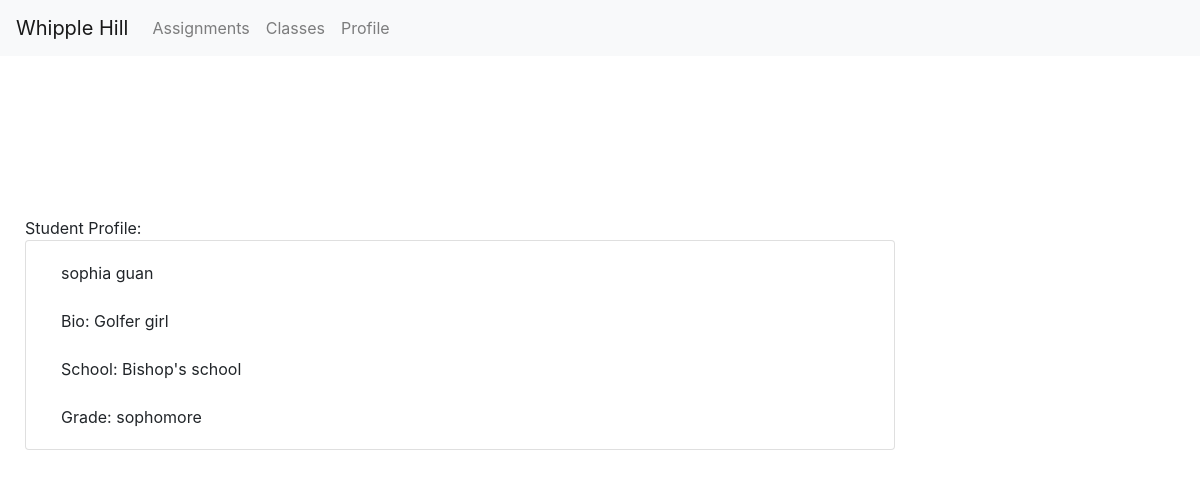
Before: /profile/sophia with the older database file.
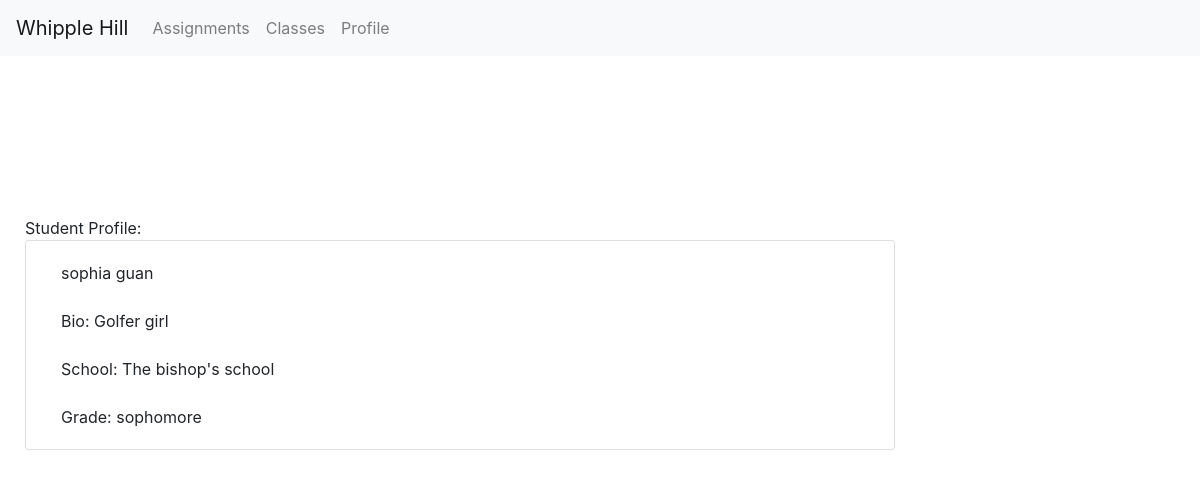
After: the same page with the newer database file.
### assignments/models.py (models this page shows)
class StudentProfile(models.Model):
    user = models.OneToOneField(
    User,
    on_delete=models.CASCADE,
    primary_key=True
    )
    name = models.TextField(default="", blank=True)
    bio = models.TextField(default="", blank=True)
    school= models.TextField(default="", blank=True)
    FRESHMAN = 'FR'
    SOPHOMORE = 'SO'
    JUNIOR = 'JR'
    SENIOR = 'SR'
    GRADE_CHOICES = [
        (FRESHMAN, 'Freshman'),
        (SOPHOMORE, 'Sophomore'),
        (JUNIOR, 'Junior'),
        (SENIOR, 'Senior'),
    ]
    year_in_school = models.CharField(max_length=2,choices=GRADE_CHOICES,default=FRESHMAN,)

### assignments/views.py (the view, shortened to what this page needs)
# urls.py: path('profile/<username>',views.ProfileView.as_view(),name='profile'),
class ProfileView(View):
    def get(self,request,username):
        user = User.objects.get(username = username)
        try:
            profile = StudentProfile.objects.get(user=user)
        except StudentProfile.DoesNotExist:
            profile = None
        context = {'profile': profile,
        'user': user,
        'authenticated': request.user
        }
        return render(request, 'assignments/profile.html', context)

### assignments/templates/assignments/profile.html (shortened to what this page needs)
<!DOCTYPE html>
<html>
<html lang = "en">
<head>
  <link rel="stylesheet" href="https://maxcdn.bootstrapcdn.com/bootstrap/4.5.2/css/bootstrap.min.css">
  <link rel="stylesheet" href = "style.css">
</head>
  <nav class="navbar navbar-expand-sm bg-light navbar-light fixed-top">
    <a class="navbar-brand" href="{% url 'index' %}">
      Whipple Hill
    </a>
    <div class="collapse navbar-collapse" id="collapsibleNavbar">
      <ul class="navbar-nav">
      {% if user.is_authenticated %}
        <li class="nav-item">
          <a class="nav-link" href="{% url 'assignments' user.username %}">
            Assignments
          </a>
        </li>
        <li class="nav-item">
            <a class="nav-link" href="{% url 'classes' user.username %}">
              Classes
            </a>
        </li>
        <li class="nav-item">
            <a class="nav-link" href= "{% url 'profile' user.username %}">
              Profile
            </a>
        </li>
      {% endif %}
      </ul>
    </div>
  </nav>
  <br></br>
  <br></br>
  <body>
    <div class = "col-xl-12 col-lg-12 col-md-12 col-sm-12">
      Student Profile:
      {% if profile == None %}
        <p> No user profile found </p>
      {% else %}
      <div class = "card col-xl-9 col-lg-9 col-md-9 col-sm-12">
        <div class="caption card-body">
          {{profile.name}}
          <br></br>
          Bio: {{profile.bio}}
          <br></br>
          School: {{profile.school}}
          <br></br>
          Grade: {{profile.year_in_school}}
      </div>
      {% endif %}
  </body>
</html>

Changed rows visible on the page:
changed StudentProfile "sophia guan": school "Bishop's school" → "The bishop's school"
